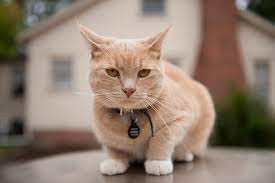
#> input picture cat1.jpg, 275 x 183 px
$ python draw.py
#> lines starting #> are read from the running program, lines starting #| are printed output that depends on the picture
import cv2 as cv
import numpy as np
img= cv.imread('cat1.jpg')
#> img is the input picture: shape (183, 275, 3); mean B, G, R 112.8, 126.7, 145
cv.imshow('Cat1',img)
blank= np.zeros((500,500,3), dtype='uint8')
cv.imshow('Blank',blank)
# [4 lines of commented-out code are left out]
cv.rectangle(blank,(0,0),(250,250),(0,255,0),thickness=10)
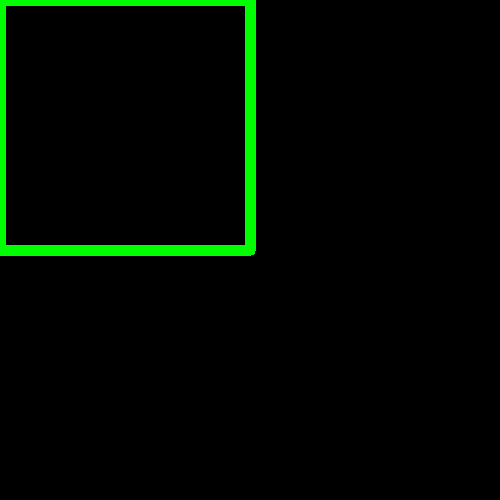
#> blank: shape (500, 500, 3); mean of channels 0, 1, 2 0, 8.6, 0; drawn as B, G, R
cv.waitKey(0)
